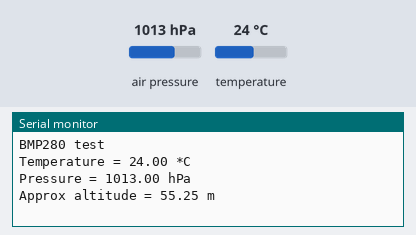
The sketch below on a simulated Arduino Uno, built with avr-gcc and run on an emulated ATmega328P. Parts: the last lines printed to the serial monitor. Inputs (shaded band) come from the test bench; at power-on: air pressure 1013 hPa, temperature 24 °C. EEPROM starts erased.

Above: at 1.2 s.
1.3 s: air pressure set to 952 hPa
At 2.9 s:
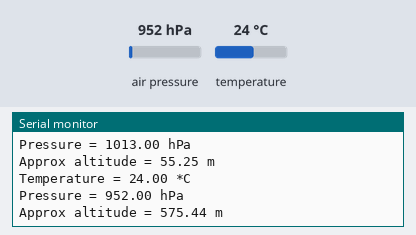
3.6 s: temperature set to 12 °C
At 5.3 s:
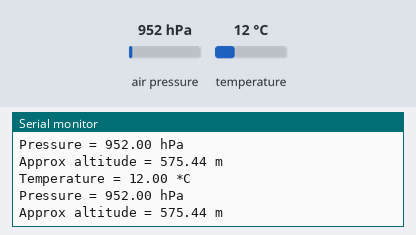
5.9 s: air pressure set to 975 hPa
At 6.5 s:
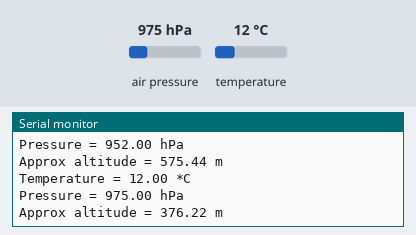
14.2 s: air pressure set to 1000 hPa
At 17.2 s:
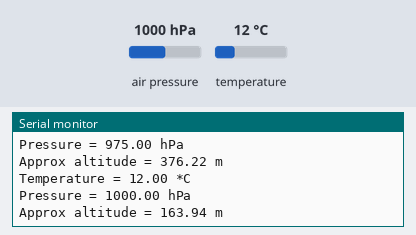
Timing chart, 0 to 18.7 s (numbered marks = the images above; inputs shaded):
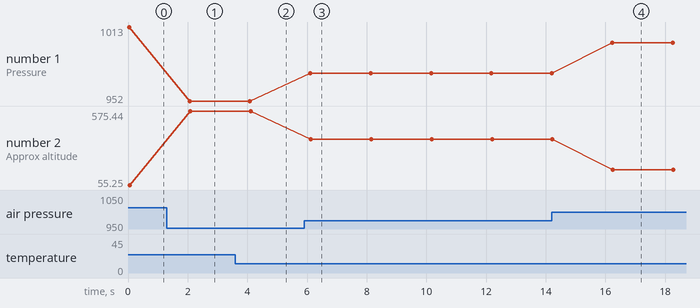

The sketch:

Temperature-and-EEPROM.ino
```cpp
/* This code is to use with Adafruit BMP280           (Metric)
 * It measures both temperature and pressure and it displays them on the Serial monitor with the altitude
 * It's a modified version of the Adafruit example code
 * Refer to www.surtrtech.com or SurtrTech Youtube channel
 */

#include <Adafruit_BMP280.h>
#include <Wire.h>
//#include "i2c.h"
//#include "i2c_BMP280.h"
#include <EEPROM.h>
Adafruit_BMP280 bmp; // I2C Interface
//float f=123.456f;
//int eeAddress=0;

int addr = 0;

void setup() {
  Serial.begin(9600);
  Serial.println(F("BMP280 test"));

  if (!bmp.begin()) {
    Serial.println(F("Could not find a valid BMP280 sensor, check wiring!"));
    while (1);
  }

  /* Default settings from datasheet. */
  bmp.setSampling(Adafruit_BMP280::MODE_NORMAL,     /* Operating Mode. */
                  Adafruit_BMP280::SAMPLING_X2,     /* Temp. oversampling */
                  Adafruit_BMP280::SAMPLING_X16,    /* Pressure oversampling */
                  Adafruit_BMP280::FILTER_X16,      /* Filtering. */
                  Adafruit_BMP280::STANDBY_MS_500); /* Standby time. */
  while (!Serial)
  {
    ;
  }
  //EEPROM.put(eeAddress, f);
}

void loop() {
    float temperature;
    temperature = bmp.readTemperature();

    float pascalRead,pascal;
    pascalRead = bmp.readPressure();
    pascal = pascalRead/100;

    static float meters, metersold;
    meters = bmp.readAltitude(1019.66);
    metersold = (metersold * 10 + meters)/11;

    Serial.print(F("Temperature = "));
    Serial.print(temperature);
    Serial.println(" *C");

    Serial.print(F("Pressure = "));
    Serial.print(pascal); //displaying the Pressure in hPa, you can change the unit
    Serial.println(" hPa");

    Serial.print(F("Approx altitude = "));
    Serial.print(meters); //The "1019.66" is the pressure(hPa) at sea level in day in your region
    Serial.println(" m");                    //If you don't know it, modify it until you get your current altitude

    Serial.println();

    //eeAddress += sizeof(f);
    //EEPROM.put(eeAddress, f);

    EEPROM.write(addr, temperature);
    addr += 1;
    EEPROM.write(addr, pascal);
    addr += 1;
    EEPROM.write(addr, meters);
    addr += 1;

    if (addr == EEPROM.length()) {

    addr = 0;

    }

    delay(2000);
}
```

Measured:
- after the input at 1.3 s, the serial monitor: prints a new line after 0.76 s (image 1)
- after the input at 3.6 s, the serial monitor: prints a new line after 0.46 s (image 2)
- after the input at 5.9 s, the serial monitor: prints a new line after 0.21 s (image 3)
- after the input at 14.2 s, the serial monitor: prints a new line after 2.0 s (image 4)
- plotted number 1: 1013 → 952 after the input at 1.3 s, 952 → 975 after the input at 5.9 s, 975 → 1000 after the input at 14.2 s
- plotted number 2: 55.25 → 575.44 after the input at 1.3 s, 575.44 → 376.22 after the input at 5.9 s, 376.22 → 163.94 after the input at 14.2 s
